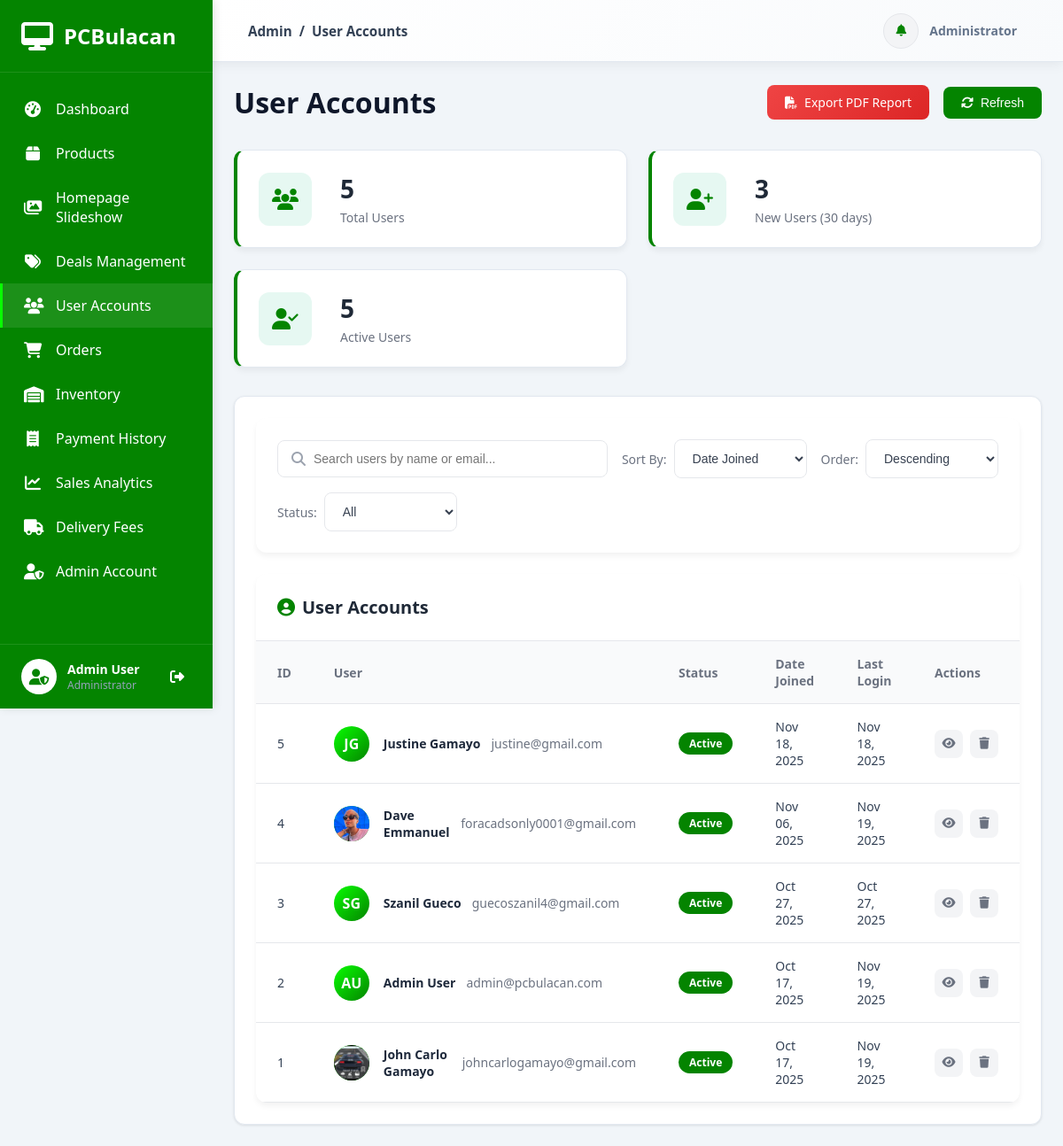
Before: /dashboard/users/ (signed in) with the older database file.
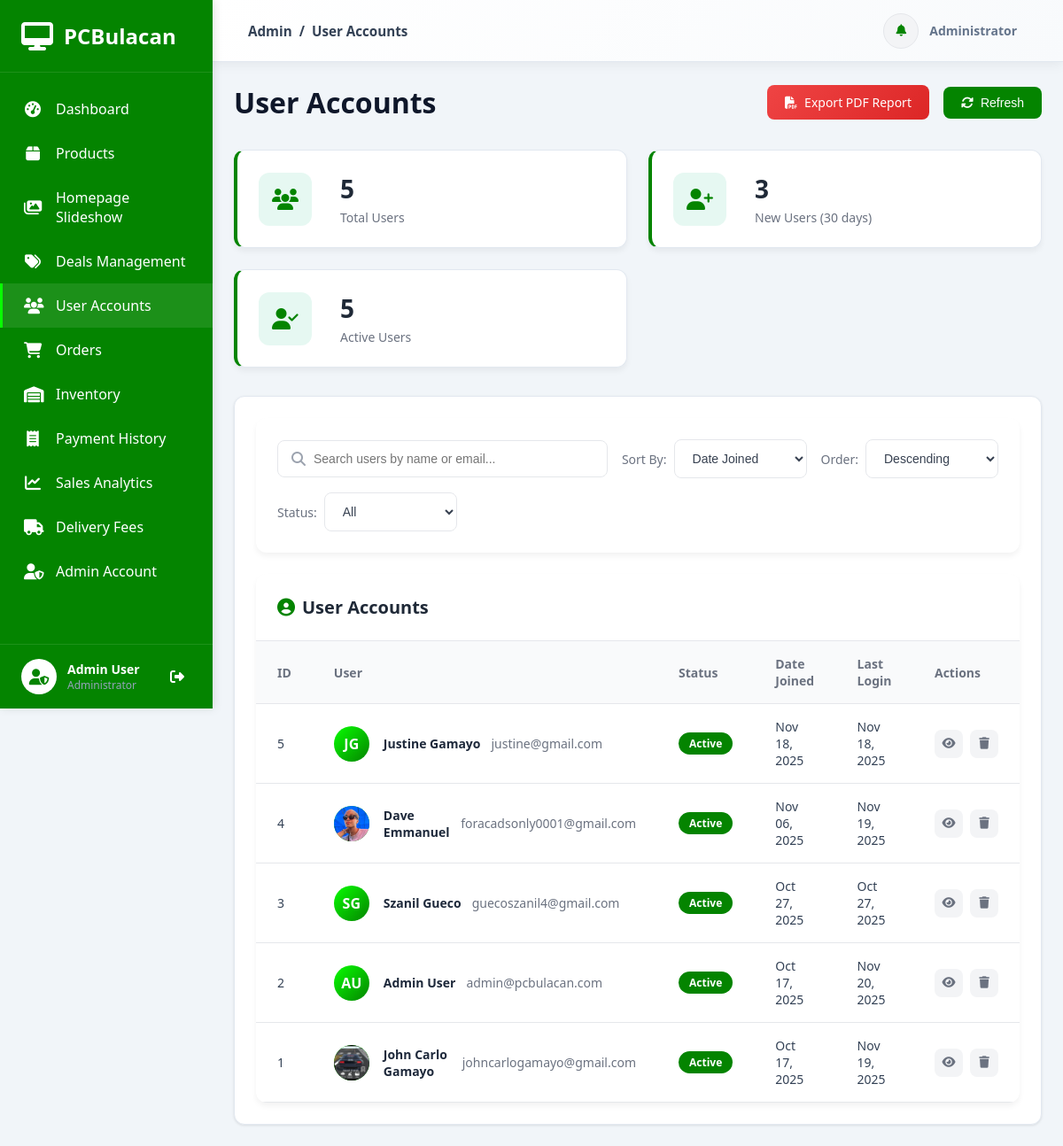
After: the same page with the newer database file.
### accounts/models.py (models this page shows, shortened)
class User(AbstractUser):
    username = None
    email = models.EmailField(_('email address'), unique=True)
    phone = models.CharField(max_length=20, blank=True, null=True)
    address = models.TextField(blank=True, null=True)
    city = models.CharField(max_length=100, blank=True, null=True)
    state = models.CharField(max_length=100, blank=True, null=True)
    zip_code = models.CharField(max_length=10, blank=True, null=True)
    profile_picture = models.ImageField(upload_to='profile_pictures/', blank=True, null=True)
    USERNAME_FIELD = 'email'
    REQUIRED_FIELDS = ['first_name', 'last_name']
    objects = UserManager()
    class Meta:
        db_table = 'accounts_user'
        verbose_name = 'User'
        verbose_name_plural = 'Users'
        ordering = ['-date_joined']
    def get_full_name(self):
        full_name = f'{self.first_name} {self.last_name}'
        return full_name.strip()

### dashboard/views.py (the view)
# urls.py: path('users/', views.manage_users, name='manage_users'),
@staff_member_required
def manage_users(request):
    from datetime import datetime, timedelta
    from django.db.models import Count, Sum, Q
    users = User.objects.all().order_by('-date_joined')
    total_users = users.count()
    thirty_days_ago = datetime.now() - timedelta(days=30)
    new_users_30days = users.filter(date_joined__gte=thirty_days_ago).count()
    active_users = users.filter(is_active=True).count()
    context = {
        'users': users,
        'total_users': total_users,
        'new_users_30days': new_users_30days,
        'active_users': active_users,
    }
    return render(request, 'dashboard/manage_users.html', context)

### orders/context_processors.py (called while the page is built)
def cart_context(request):
    if request.user.is_authenticated:
        cart, created = Cart.objects.get_or_create(user=request.user)
        return {
            'cart': cart,
            'cart_count': cart.unique_items_count  # Count unique products, not total quantity
        }
    return {
        'cart': None,
        'cart_count': 0
    }

### orders/models.py (called while the page is built)
    @property
    def unique_items_count(self):
        return self.items.count()

### templates/dashboard/manage_users.html (shortened to what the changed rows need)
{% extends 'admin_base.html' %}
{% load static %}
{% block content %}
{% include 'includes/admin_sidebar.html' %}
<div class="admin-content">
    <div class="dashboard-wrapper">
        <div class="dashboard-header-section">
            <h1 class="dashboard-title">User Accounts</h1>
        </div>
        <div class="dashboard-card">
            <div class="card-body">
                <div class="users-table-container">
                    <div class="users-table-header">
                        <h2 class="users-table-title">
                            <i class="fas fa-user-circle"></i> User Accounts
                        </h2>
                    </div>
                    <div class="table-responsive">
                        {% if users %}
                        <table class="users-table">
                            <thead>
                                <tr>
                                    <th>ID</th>
                                    <th>User</th>
                                    <th>Status</th>
                                    <th>Date Joined</th>
                                    <th>Last Login</th>
                                    <th>Actions</th>
                                </tr>
                            </thead>
                            <tbody id="usersTableBody">
                                {% for user in users %}
                                <tr data-user-id="{{ user.id }}" data-name="{{ user.get_full_name|lower }}"
                                    data-email="{{ user.email|lower }}"
                                    data-status="{% if user.is_active %}active{% else %}inactive{% endif %}">
                                    <td>{{ user.id }}</td>
                                    <td>
                                        <div class="user-profile">
                                            <div class="profile-image">
                                                {% if user.profile_picture %}
                                                <img src="{{ user.profile_picture.url }}" alt="Profile Picture">
                                                {% else %}
                                                {{ user.first_name.0|upper }}{{ user.last_name.0|upper }}
                                                {% endif %}
                                            </div>
                                            <div class="user-info">
                                                <div class="user-name" style="color: #1e293b;">{{ user.get_full_name }}</div>
                                                <div class="user-email">{{ user.email }}</div>
                                            </div>
                                        </div>
                                    </td>
                                    <td>
                                        <span
                                            class="status-badge {% if user.is_active %}active{% else %}inactive{% endif %}">
                                            {% if user.is_active %}Active{% else %}Inactive{% endif %}
                                        </span>
                                    </td>
                                    <td>{{ user.date_joined|date:"M d, Y" }}</td>
                                    <td>{{ user.last_login|date:"M d, Y"|default:"Never" }}</td>
                                    <td>
                                        <div class="row-actions">
                                            <button class="btn-icon view" onclick="viewUser({{ user.id }})"
                                                title="View Details">
                                                <i class="fas fa-eye"></i>
                                            </button>
                                            <button class="btn-icon delete"
                                                onclick="openDeleteModal({{ user.id }}, '{{ user.get_full_name }}', '{{ user.email }}')"
                                                title="Delete User">
                                                <i class="fas fa-trash"></i>
                                            </button>
                                        </div>
                                    </td>
                                </tr>
                                {% endfor %}
                            </tbody>
                        </table>
                        {% endif %}
                    </div>
                </div>
            </div>
        </div>
    </div>
</div>
{% endblock %}

### templates/includes/admin_sidebar.html (shortened to what this page needs)
{% load static %}
<nav class="admin-sidebar">
    <div class="sidebar-header">
        <div class="logo">
            <i class="fas fa-desktop" style="color: white;"></i>
            <span>PCBulacan</span>
        </div>
    </div>
    <div class="sidebar-menu">
        <a href="{% url 'dashboard:home' %}" class="menu-item {% if request.resolver_match.url_name == 'home' %}active{% endif %}">
            <i class="fas fa-tachometer-alt"></i>
            <span>Dashboard</span>
        </a>
        <a href="{% url 'dashboard:manage_products' %}" class="menu-item ">
            <i class="fas fa-box"></i>
            <span>Products</span>
        </a>
        <a href="{% url 'dashboard:manage_slideshow' %}" class="menu-item {% if request.resolver_match.url_name == 'manage_slideshow' %}active{% endif %}">
            <i class="fas fa-images"></i>
            <span>Homepage Slideshow</span>
        </a>
        <a href="{% url 'dashboard:manage_deals' %}" class="menu-item ">
            <i class="fas fa-tags"></i>
            <span>Deals Management</span>
        </a>
        <a href="{% url 'dashboard:manage_users' %}" class="menu-item {% if request.resolver_match.url_name == 'manage_users' %}active{% endif %}">
            <i class="fas fa-users"></i>
            <span>User Accounts</span>
        </a>
        <a href="{% url 'dashboard:manage_orders' %}" class="menu-item {% if request.resolver_match.url_name == 'manage_orders' %}active{% endif %}">
            <i class="fas fa-shopping-cart"></i>
            <span>Orders</span>
        </a>
        <a href="{% url 'dashboard:inventory_management' %}" class="menu-item {% if request.resolver_match.url_name == 'inventory_management' %}active{% endif %}">
            <i class="fas fa-warehouse"></i>
            <span>Inventory</span>
        </a>
        <a href="{% url 'dashboard:payment_history' %}" class="menu-item {% if request.resolver_match.url_name == 'payment_history' %}active{% endif %}">
            <i class="fas fa-receipt"></i>
            <span>Payment History</span>
        </a>
        <a href="{% url 'dashboard:sales_analytics' %}" class="menu-item {% if request.resolver_match.url_name == 'sales_analytics' %}active{% endif %}">
            <i class="fas fa-chart-line"></i>
            <span>Sales Analytics</span>
        </a>
        <a href="{% url 'dashboard:manage_delivery_fees' %}" class="menu-item {% if request.resolver_match.url_name == 'manage_delivery_fees' %}active{% endif %}">
            <i class="fas fa-truck"></i>
            <span>Delivery Fees</span>
        </a>
        <a href="{% url 'dashboard:admin_account' %}" class="menu-item {% if request.resolver_match.url_name == 'admin_account' %}active{% endif %}">
            <i class="fas fa-user-shield"></i>
            <span>Admin Account</span>
        </a>
    </div>
    <div class="sidebar-footer">
        <div class="user-info">
            <div class="user-avatar">
                <i class="fas fa-user-shield" style="color: #048400;"></i>
            </div>
            <div class="user-details">
                <div class="user-name">{{ user.get_full_name }}</div>
                <div class="user-role">Administrator</div>
            </div>
        </div>
        <a href="{% url 'accounts:logout' %}" class="logout-btn" title="Logout">
            <i class="fas fa-sign-out-alt" style="color: white;"></i>
        </a>
    </div>
</nav>

Changed rows visible on the page:
changed User "Admin User": last_login "Nov 19, 2025" → "Nov 20, 2025"
